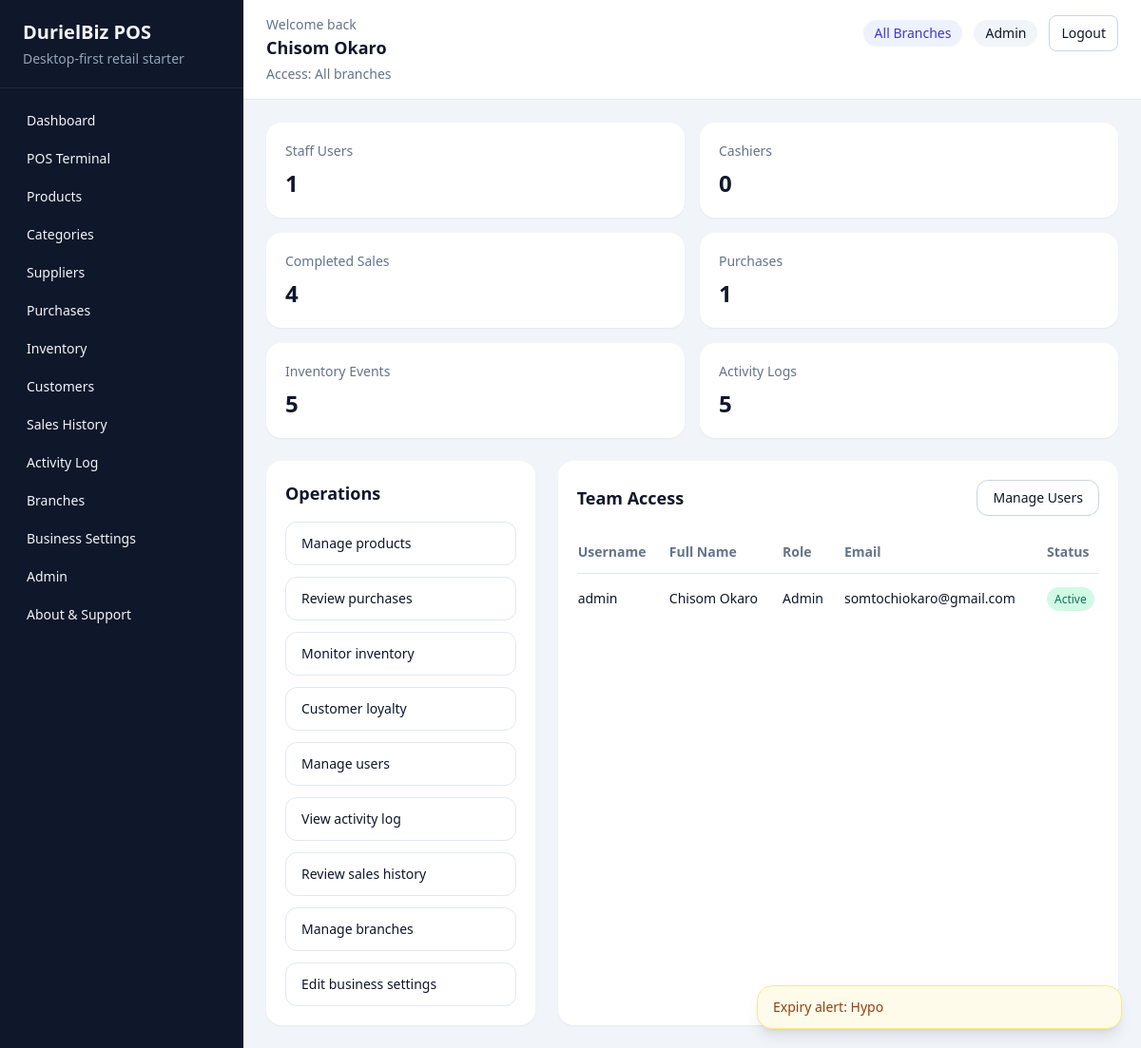
/accounts/admin-center/ (signed in), run on the app's committed database.
### accounts/models.py (models this page shows, shortened)
class User(AbstractUser):
    class Role(models.TextChoices):
        ADMIN = "admin", "Admin"
        MANAGER = "manager", "Manager"
        CASHIER = "cashier", "Cashier"
        INVENTORY = "inventory", "Inventory Officer"
    role = models.CharField(max_length=20, choices=Role.choices, default=Role.CASHIER)
    phone_number = models.CharField(max_length=20, blank=True)
    branch = models.ForeignKey(
        "reports.Branch",
        on_delete=models.SET_NULL,
        related_name="users",
        null=True,
        blank=True,
    )

### accounts/views.py (the view)
# urls.py: path("admin-center/", admin_center, name="admin-center"),
@login_required
@role_required(User.Role.ADMIN)
def admin_center(request):
    users_page = paginate_queryset(request, User.objects.order_by("username"), per_page=10, page_param="users_page")
    context = {
        "staff_count": User.objects.filter(is_staff=True).count(),
        "cashier_count": User.objects.filter(role=User.Role.CASHIER).count(),
        "recent_sales_count": Sale.objects.filter(status=Sale.Status.COMPLETED).count(),
        "recent_purchase_count": Purchase.objects.count(),
        "inventory_event_count": InventoryLog.objects.count(),
        "users": users_page,
        "activity_count": ActivityLog.objects.count(),
        "users_page_obj": users_page,
    }
    return render(request, "accounts/admin_center.html", context)

### accounts/permissions.py (called while the page is built)
def role_required(*allowed_roles):
    def decorator(view_func):
        @wraps(view_func)
        def _wrapped_view(request, *args, **kwargs):
            if not request.user.is_authenticated:
                return redirect("accounts:login")
            if request.user.role not in allowed_roles:
                messages.error(request, "You do not have permission to access that page.")
                return redirect(get_role_home_url(request.user))
            if request.user.role != User.Role.ADMIN and not getattr(request.user, "branch_id", None):
                messages.error(request, "Your account is not assigned to a branch.")
                return redirect("accounts:logout")
            return view_func(request, *args, **kwargs)
        return _wrapped_view
    return decorator

### pos_system/pagination.py (called while the page is built)
def paginate_queryset(request, queryset, *, per_page=10, page_param="page"):
    paginator = Paginator(queryset, per_page)
    page_number = request.GET.get(page_param, 1)
    try:
        page_obj = paginator.page(page_number)
    except PageNotAnInteger:
        page_obj = paginator.page(1)
    except EmptyPage:
        page_obj = paginator.page(paginator.num_pages)
    return page_obj

### reports/context_processors.py (called while the page is built)
def business_settings(request):
    return {"business_settings": BusinessSettings.get_solo()}

### reports/models.py (called while the page is built)
    @classmethod
    def get_solo(cls):
        settings, _ = cls.objects.get_or_create(pk=1)
        return settings

### templates/accounts/admin_center.html (shortened to what this page needs)
{% extends "base.html" %}
{% block content %}
    <section class="grid gap-4 md:grid-cols-2 xl:grid-cols-6">
        <div class="rounded-2xl bg-white p-5 shadow-sm">
            <p class="text-sm text-slate-500">Staff Users</p>
            <h3 class="mt-2 text-2xl font-semibold">{{ staff_count }}</h3>
        </div>
        <div class="rounded-2xl bg-white p-5 shadow-sm">
            <p class="text-sm text-slate-500">Cashiers</p>
            <h3 class="mt-2 text-2xl font-semibold">{{ cashier_count }}</h3>
        </div>
        <div class="rounded-2xl bg-white p-5 shadow-sm">
            <p class="text-sm text-slate-500">Completed Sales</p>
            <h3 class="mt-2 text-2xl font-semibold">{{ recent_sales_count }}</h3>
        </div>
        <div class="rounded-2xl bg-white p-5 shadow-sm">
            <p class="text-sm text-slate-500">Purchases</p>
            <h3 class="mt-2 text-2xl font-semibold">{{ recent_purchase_count }}</h3>
        </div>
        <div class="rounded-2xl bg-white p-5 shadow-sm">
            <p class="text-sm text-slate-500">Inventory Events</p>
            <h3 class="mt-2 text-2xl font-semibold">{{ inventory_event_count }}</h3>
        </div>
        <div class="rounded-2xl bg-white p-5 shadow-sm">
            <p class="text-sm text-slate-500">Activity Logs</p>
            <h3 class="mt-2 text-2xl font-semibold">{{ activity_count }}</h3>
        </div>
    </section>
    <section class="mt-6 grid gap-6 lg:grid-cols-3">
        <div class="rounded-2xl bg-white p-5 shadow-sm">
            <h3 class="text-lg font-semibold">Operations</h3>
            <div class="mt-4 space-y-3 text-sm">
                <a href="{% url 'products:list' %}" class="block rounded-xl border border-slate-200 px-4 py-3 hover:bg-slate-50">Manage products</a>
                <a href="{% url 'purchases:list' %}" class="block rounded-xl border border-slate-200 px-4 py-3 hover:bg-slate-50">Review purchases</a>
                <a href="{% url 'inventory:overview' %}" class="block rounded-xl border border-slate-200 px-4 py-3 hover:bg-slate-50">Monitor inventory</a>
                <a href="{% url 'sales:customer-list' %}" class="block rounded-xl border border-slate-200 px-4 py-3 hover:bg-slate-50">Customer loyalty</a>
                <a href="{% url 'accounts:user-management' %}" class="block rounded-xl border border-slate-200 px-4 py-3 hover:bg-slate-50">Manage users</a>
                <a href="{% url 'accounts:activity-log' %}" class="block rounded-xl border border-slate-200 px-4 py-3 hover:bg-slate-50">View activity log</a>
                <a href="{% url 'sales:history' %}" class="block rounded-xl border border-slate-200 px-4 py-3 hover:bg-slate-50">Review sales history</a>
                <a href="{% url 'reports:branch-list' %}" class="block rounded-xl border border-slate-200 px-4 py-3 hover:bg-slate-50">Manage branches</a>
                <a href="{% url 'reports:business-settings' %}" class="block rounded-xl border border-slate-200 px-4 py-3 hover:bg-slate-50">Edit business settings</a>
            </div>
        </div>
        <div class="rounded-2xl bg-white p-5 shadow-sm lg:col-span-2">
            <div class="flex items-center justify-between">
                <h3 class="text-lg font-semibold">Team Access</h3>
                <a href="{% url 'accounts:user-management' %}" class="rounded-xl border border-slate-300 px-4 py-2 text-sm">Manage Users</a>
            </div>
            <div class="mt-4 overflow-x-auto">
                <table class="min-w-full divide-y divide-slate-200 text-sm">
                    <thead>
                        <tr class="text-left text-slate-500">
                            <th class="py-3 pr-4">Username</th>
                            <th class="py-3 pr-4">Full Name</th>
                            <th class="py-3 pr-4">Role</th>
                            <th class="py-3 pr-4">Email</th>
                            <th class="py-3">Status</th>
                        </tr>
                    </thead>
                    <tbody class="divide-y divide-slate-100">
                        {% for user in users %}
                            <tr>
                                <td class="py-4 pr-4 font-medium">{{ user.username }}</td>
                                <td class="py-4 pr-4">{{ user.get_full_name|default:"—" }}</td>
                                <td class="py-4 pr-4">{{ user.get_role_display }}</td>
                                <td class="py-4 pr-4">{{ user.email|default:"—" }}</td>
                                <td class="py-4">
                                    <span class="rounded-full px-2 py-1 text-xs {% if user.is_active %}bg-emerald-100 text-emerald-700{% else %}bg-slate-200 text-slate-700{% endif %}">
                                        {% if user.is_active %}Active{% else %}Inactive{% endif %}
                                    </span>
                                </td>
                            </tr>
                        {% empty %}
                            <tr>
                                <td colspan="5" class="py-10 text-center text-slate-500">No users found.</td>
                            </tr>
                        {% endfor %}
                    </tbody>
                </table>
            </div>
        </div>
    </section>
{% endblock %}

### templates/base.html (shortened to what this page needs)
<!DOCTYPE html>
<html lang="en">
<head>
    <script src="https://cdn.tailwindcss.com"></script>
</head>
<body class="min-h-screen bg-slate-100 text-slate-900">
    <div class="flex min-h-screen">
        <aside class="hidden w-64 bg-slate-900 text-slate-100 lg:block">
            <div class="border-b border-slate-800 px-6 py-5">
                <h1 class="text-xl font-semibold">DurielBiz POS</h1>
                <p class="mt-1 text-sm text-slate-400">Desktop-first retail starter</p>
            </div>
            <nav class="space-y-1 px-4 py-4 text-sm">
                {% if request.user.role == 'admin' or request.user.role == 'cashier' or request.user.role == 'manager' %}
                    <a href="{% url 'reports:dashboard' %}" class="block rounded-lg px-3 py-2 hover:bg-slate-800">Dashboard</a>
                {% endif %}
                {% if request.user.role == 'admin' or request.user.role == 'cashier' %}
                    <a href="{% url 'sales:pos' %}" class="block rounded-lg px-3 py-2 hover:bg-slate-800">POS Terminal</a>
                {% endif %}
                {% if request.user.role == 'admin' or request.user.role == 'inventory' %}
                    <a href="{% url 'products:list' %}" class="block rounded-lg px-3 py-2 hover:bg-slate-800">Products</a>
                    <a href="{% url 'products:category-list' %}" class="block rounded-lg px-3 py-2 hover:bg-slate-800">Categories</a>
                    <a href="{% url 'suppliers:list' %}" class="block rounded-lg px-3 py-2 hover:bg-slate-800">Suppliers</a>
                    <a href="{% url 'purchases:list' %}" class="block rounded-lg px-3 py-2 hover:bg-slate-800">Purchases</a>
                    <a href="{% url 'inventory:overview' %}" class="block rounded-lg px-3 py-2 hover:bg-slate-800">Inventory</a>
                {% endif %}
                {% if request.user.role == 'admin' %}
                    <a href="{% url 'sales:customer-list' %}" class="block rounded-lg px-3 py-2 hover:bg-slate-800">Customers</a>
                    <a href="{% url 'sales:history' %}" class="block rounded-lg px-3 py-2 hover:bg-slate-800">Sales History</a>
                    <a href="{% url 'accounts:activity-log' %}" class="block rounded-lg px-3 py-2 hover:bg-slate-800">Activity Log</a>
                    <a href="{% url 'reports:branch-list' %}" class="block rounded-lg px-3 py-2 hover:bg-slate-800">Branches</a>
                    <a href="{% url 'reports:business-settings' %}" class="block rounded-lg px-3 py-2 hover:bg-slate-800">Business Settings</a>
                    <a href="{% url 'accounts:admin-center' %}" class="block rounded-lg px-3 py-2 hover:bg-slate-800">Admin</a>
                {% endif %}
                <a href="{% url 'accounts:about-support' %}" class="block rounded-lg px-3 py-2 hover:bg-slate-800">About & Support</a>
            </nav>
        </aside>
        <main class="flex-1">
            <header class="border-b border-slate-200 bg-white">
                <div class="flex flex-wrap items-start justify-between gap-4 px-4 py-4 sm:px-6">
                    <div class="flex items-start gap-3">
                        <div>
                        <p class="text-sm text-slate-500">Welcome back</p>
                        <h2 class="text-lg font-semibold">{{ request.user.get_full_name|default:request.user.username }}</h2>
                        <p class="mt-1 text-sm text-slate-500">
                            {% if request.user.role == 'admin' %}
                                Access: All branches
                            {% elif request.user.branch %}
                                Branch: {{ request.user.branch.name }}
                            {% else %}
                                Branch: Not assigned
                            {% endif %}
                        </p>
                    </div>
                    </div>
                    <div class="flex flex-wrap items-center justify-end gap-3 text-sm">
                        {% if request.user.role == 'admin' %}
                            <span class="rounded-full bg-indigo-50 px-3 py-1 text-indigo-700">All Branches</span>
                        {% elif request.user.branch %}
                            <span class="rounded-full bg-emerald-50 px-3 py-1 text-emerald-700">{{ request.user.branch.name }}</span>
                        {% endif %}
                        <span class="rounded-full bg-slate-100 px-3 py-1">{{ request.user.get_role_display|default:"User" }}</span>
                        <form method="post" action="{% url 'accounts:logout' %}">
                            <button class="rounded-lg border border-slate-300 px-3 py-2 hover:bg-slate-50">Logout</button>
                        </form>
                    </div>
                </div>
            </header>
            <div class="px-6 py-6">
                {% block content %}{% endblock %}
            </div>
        </main>
    </div>
    <div id="toastContainer" class="fixed bottom-5 right-5 z-50 flex w-full max-w-sm flex-col gap-3"></div>
</body>
</html>

### data on the page
User: user.get_full_name "Chisom Okaro", user.role "Admin", username "admin", get_full_name "Chisom Okaro", role "Admin", email "somtochiokaro@gmail.com", is_active "Active"

### other printed values
{{ staff_count }} "1"
{{ cashier_count }} "0"
{{ recent_sales_count }} "4"
{{ recent_purchase_count }} "1"
{{ inventory_event_count }} "5"
{{ activity_count }} "5"
